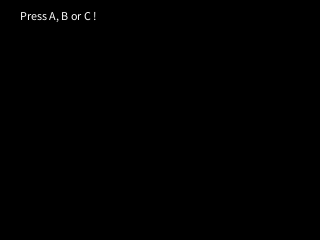
Frame 1 (no input)
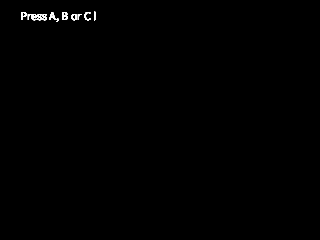
Frame 60 (the mouse pressed at the canvas centre just before this capture)
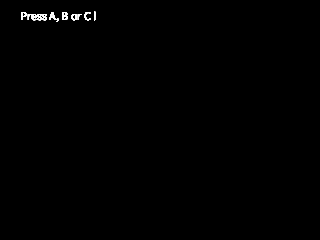
Frame 120 (the mouse held since frame 60 and released just before this capture)

The Processing sketch that drew these frames (run headless with seeded random() and noise(); from frame 60 on, the mouse is pressed at the canvas centre):

// Processing sketch: processing_54527
// ── processing_54527.pde

int rectWidth;
   
void setup() {
  size(320, 240);
  noStroke();
  background(0);

}

void draw() { 
text("Press A, B or C !",20,20);
}

void keyPressed() {
 
  if (key == 'a'){
    background(0);
    fill(255,0,0);
    rect (45,45,35,35);
    println("a");
  }
  
    else if (key == 'b'){
      background(0);
      fill(255,255,0);
      triangle(180, 10, 200, 200, 160, 200); 
      println("b");
    
  }
  
    else if (key == 'c'){
      background(0);
      fill(0,0,255);
      ellipse(140, 80, 40, 40);
      println("c");
    
  }
  
 
}
